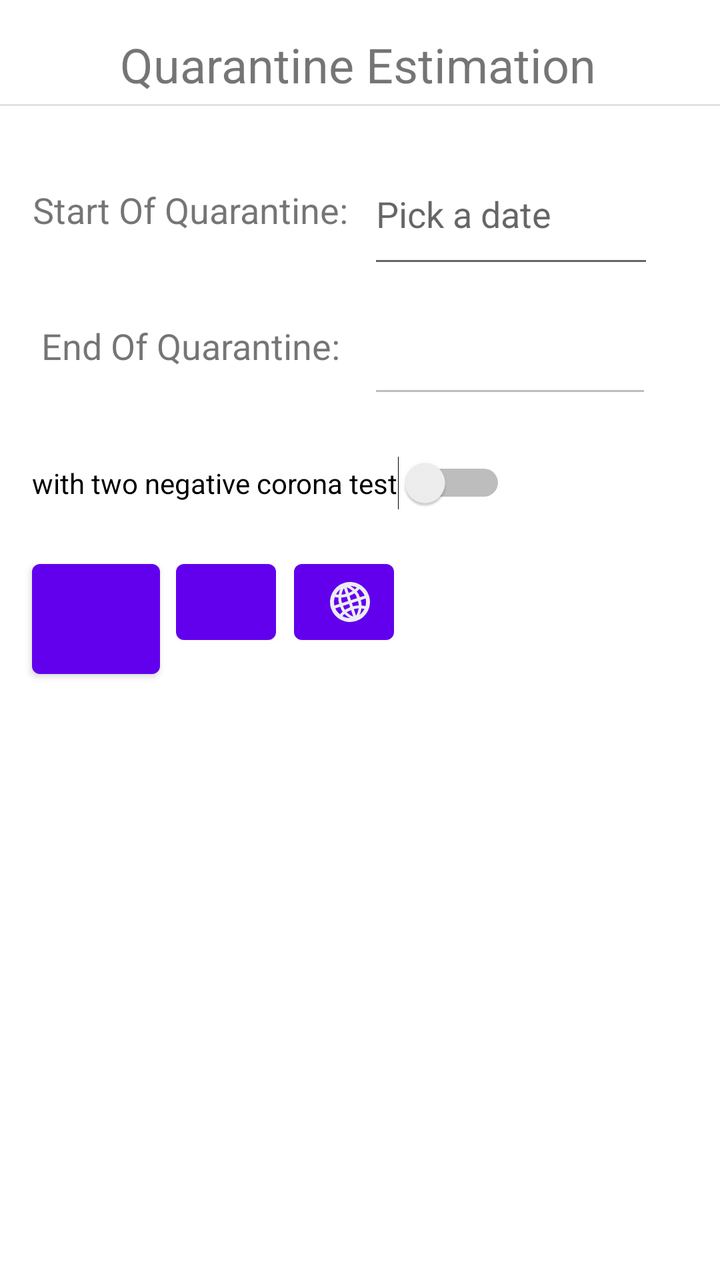
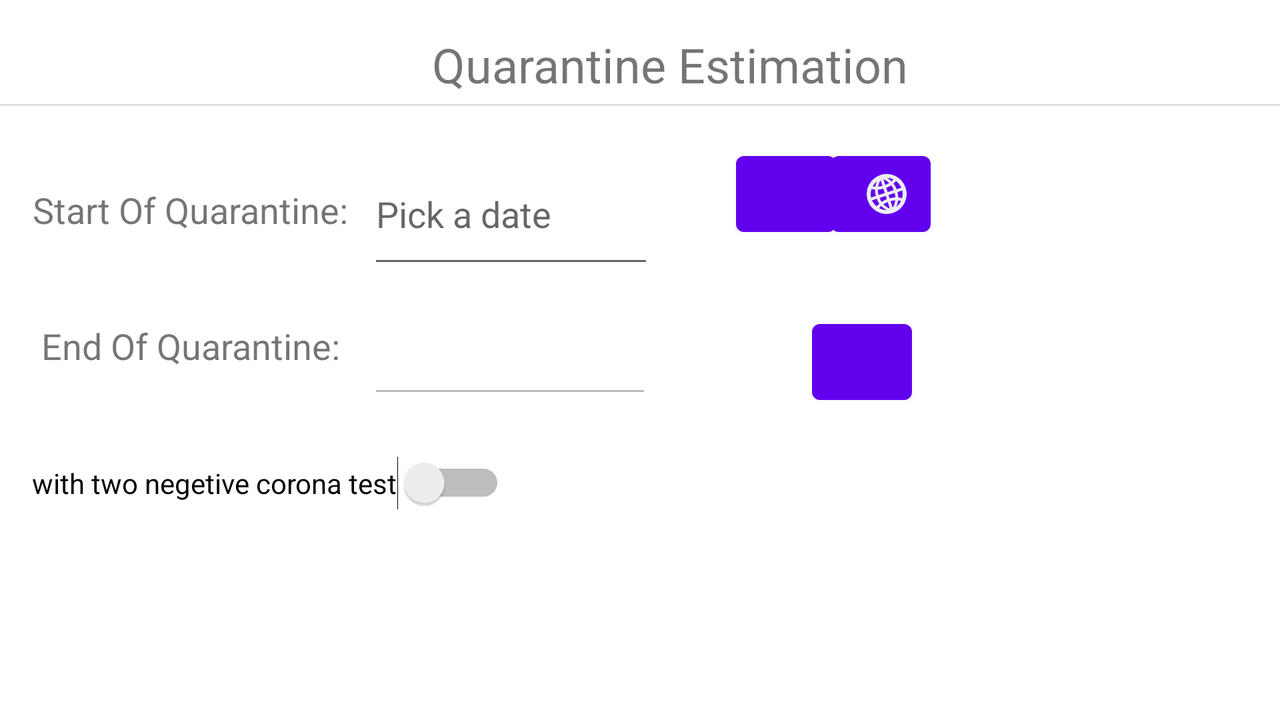

An Android layout and its configuration variant, each rendered on a device that would load it. The default file and the variant file are quoted in full after the pictures.
<!-- AndroidManifest.xml: application theme Theme.FinalProject -->
<!-- res/layout/quarantine_frag.xml -->
<?xml version="1.0" encoding="utf-8"?>
<androidx.constraintlayout.widget.ConstraintLayout xmlns:android="http://schemas.android.com/apk/res/android"
    xmlns:app="http://schemas.android.com/apk/res-auto"
    xmlns:tools="http://schemas.android.com/tools"
    android:id="@+id/quarantineTxt"
    android:layout_width="match_parent"
    android:layout_height="match_parent"
    android:background="#FFFFFF"
    android:clickable="true">


    <TextView
        android:id="@+id/quarantinetTxtHeader2"
        android:layout_width="243dp"
        android:layout_height="36dp"
        android:layout_marginStart="60dp"
        android:layout_marginTop="16dp"
        android:text="@string/quarantineEstimationTxt"
        android:textSize="24sp"
        app:layout_constraintStart_toStartOf="parent"
        app:layout_constraintTop_toTopOf="parent" />

    <View
        android:id="@+id/view"
        android:layout_width="match_parent"
        android:layout_height="1dp"
        android:background="@color/color_two"
        app:layout_constraintEnd_toEndOf="parent"
        app:layout_constraintTop_toBottomOf="@+id/quarantinetTxtHeader2" />

    <EditText
        android:id="@+id/picker"
        android:layout_width="143dp"
        android:layout_height="67dp"
        android:layout_marginStart="184dp"
        android:layout_marginTop="72dp"
        android:ems="10"
        android:hint="@string/pickDateTxt"
        android:inputType="textPersonName"
        app:layout_constraintStart_toStartOf="parent"
        app:layout_constraintTop_toTopOf="parent" />

    <TextView
        android:id="@+id/remainingTimeTxt4"
        android:layout_width="182dp"
        android:layout_height="66dp"
        android:layout_marginStart="4dp"
        android:layout_marginTop="72dp"
        android:gravity="center_horizontal|center_vertical"
        android:text="@string/startOfQuarantineTxt"
        android:textSize="18sp"
        app:layout_constraintStart_toStartOf="parent"
        app:layout_constraintTop_toTopOf="parent" />

    <TextView
        android:id="@+id/quarantinetTxtHeader"
        android:layout_width="243dp"
        android:layout_height="36dp"
        android:layout_marginStart="60dp"
        android:layout_marginTop="356dp"
        android:gravity="center_horizontal|center_vertical"
        android:textSize="24sp"
        app:layout_constraintStart_toStartOf="parent"
        app:layout_constraintTop_toTopOf="parent" />

    <TextView
        android:id="@+id/remainingTimeTxt"
        android:layout_width="182dp"
        android:layout_height="66dp"
        android:layout_marginStart="4dp"
        android:layout_marginTop="140dp"
        android:gravity="center_horizontal|center_vertical"
        android:text="@string/endOfQuarantineTxt"
        android:textSize="18sp"
        app:layout_constraintStart_toStartOf="parent"
        app:layout_constraintTop_toTopOf="parent" />

    <EditText
        android:id="@+id/editTextDate"
        android:layout_width="142dp"
        android:layout_height="64dp"
        android:layout_marginStart="184dp"
        android:layout_marginTop="140dp"
        android:ems="10"
        android:enabled="false"
        android:inputType="none"
        app:layout_constraintStart_toStartOf="parent"
        app:layout_constraintTop_toTopOf="parent" />

    <Switch
        android:id="@+id/switchCoronaTest"
        android:layout_width="wrap_content"
        android:layout_height="wrap_content"
        android:layout_marginStart="16dp"
        android:layout_marginTop="228dp"
        android:text="@string/switchCoronaTestTxt"
        app:layout_constraintStart_toStartOf="parent"
        app:layout_constraintTop_toTopOf="parent" />

    <Button
        android:id="@+id/clearBtn"
        android:layout_width="64dp"
        android:layout_height="67dp"
        android:layout_marginStart="16dp"
        android:layout_marginTop="276dp"
        android:textColor="@color/color_white"
        app:icon="@drawable/ic_delete"
        app:iconTint="@color/color_white"
        app:layout_constraintStart_toStartOf="parent"
        app:layout_constraintTop_toTopOf="parent" />

    <Button
        android:id="@+id/callToReportButton"
        android:layout_width="50dp"
        android:layout_height="50dp"
        android:layout_marginStart="88dp"
        android:layout_marginTop="276dp"
        android:textColor="@color/color_white"
        app:icon="@drawable/ic_baseline_phone_24"
        app:iconTint="@color/color_white"
        app:layout_constraintStart_toStartOf="parent"
        app:layout_constraintTop_toTopOf="parent" />

    <Button
        android:id="@+id/reportOnSiteButton"
        android:layout_width="50dp"
        android:layout_height="50dp"
        android:layout_marginTop="276dp"
        android:layout_marginEnd="160dp"
        android:textColor="@color/color_white"
        android:textColorLink="#FFFFFF"
        app:icon="@drawable/globe"
        app:iconTint="@color/color_white"
        app:layout_constraintEnd_toEndOf="parent"
        app:layout_constraintHorizontal_bias="0.761"
        app:layout_constraintStart_toEndOf="@+id/callToReportButton"
        app:layout_constraintTop_toTopOf="parent" />

</androidx.constraintlayout.widget.ConstraintLayout>
<!-- resources referenced by this layout -->
<resources>
  <color name="color_two">#E3E0E0</color>
  <color name="color_white">#ededf2</color>
  <!-- drawable globe (drawable) -->
  <vector xmlns:android="http://schemas.android.com/apk/res/android"
      android:width="24dp"
      android:height="24dp"
      android:viewportWidth="24.0"
      android:viewportHeight="24.0">
      <path
          android:pathData="M8.91,2.49a10,10 0,1 0,12.6 6.42A10,10 0,0 0,8.91 2.49ZM14.47,19.61A8,8 0,1 1,19.61 9.53,8 8,0 0,1 14.47,19.61Z"
          android:fillColor="#000000"/>
      <path
          android:pathData="M3.35,7.45s2.5,1.82 7.26,0.27 5.71,-4.49 5.71,-4.49l1.11,1.22s-1.61,3.15 -6.36,4.7 -7.91,-0.06 -7.91,-0.06Z"
          android:fillColor="#000000"/>
      <path
          android:pathData="M7.52,20.29s1,-2.94 5.71,-4.49 7.26,0.27 7.26,0.27l0.18,-1.64s-3.15,-1.61 -7.91,-0.06 -6.36,4.7 -6.36,4.7Z"
          android:fillColor="#000000"/>
      <path
          android:pathData="M3.97,13.82l15.6,-5.07l0.46,1.43l-6.81,2.21l-8.79,2.86l-0.46,-1.43z"
          android:fillColor="#000000"/>
      <path
          android:pathData="M15.8,10.76A9.77,9.77 0,0 0,9.48 4.26l1.25,-1a11.16,11.16 0,0 1,6.49 7,11.16 11.16,0 0,1 -1.12,9.51l-1.6,-0.07A9.77,9.77 0,0 0,15.8 10.76Z"
          android:fillColor="#000000"/>
      <path
          android:pathData="M8.2,13.24a9.77,9.77 0,0 1,1.29 -9l-1.6,-0.07A11.16,11.16 0,0 0,6.77 13.7a11.16,11.16 0,0 0,6.49 7l1.25,-1A9.77,9.77 0,0 1,8.2 13.24Z"
          android:fillColor="#000000"/>
      <path
          android:pathData="M8.754,4.438l1.427,-0.464l5.068,15.597l-1.427,0.464z"
          android:fillColor="#000000"/>
  </vector>
  <string name="endOfQuarantineTxt">End Of Quarantine:</string>
  <string name="pickDateTxt">Pick a date</string>
  <string name="quarantineEstimationTxt">Quarantine Estimation</string>
  <string name="startOfQuarantineTxt">Start Of Quarantine:</string>
  <string name="switchCoronaTestTxt">with two negative corona test</string>
  <style name="Theme.FinalProject" parent="Theme.MaterialComponents.DayNight.DarkActionBar">
          
          <item name="colorPrimary">@color/purple_500</item>
          <item name="colorPrimaryVariant">@color/purple_700</item>
          <item name="colorOnPrimary">@color/white</item>
          
          <item name="colorSecondary">@color/teal_200</item>
          <item name="colorSecondaryVariant">@color/teal_700</item>
          <item name="colorOnSecondary">@color/black</item>
          
          <item name="android:statusBarColor" tools:targetApi="l">?attr/colorPrimaryVariant</item>
          
      </style>
  <color name="purple_500">#FF6200EE</color>
  <color name="purple_700">#FF3700B3</color>
  <color name="white">#71CCE6</color>
  <color name="teal_200">#FF03DAC5</color>
  <color name="teal_700">#FF018786</color>
  <color name="black">#FF000000</color>
</resources>
<!-- res/layout-land/quarantine_frag.xml (the repository's variant of the layout above) -->
<!-- drawn on the phone turned sideways -->
<?xml version="1.0" encoding="utf-8"?>
<androidx.constraintlayout.widget.ConstraintLayout xmlns:android="http://schemas.android.com/apk/res/android"
    xmlns:app="http://schemas.android.com/apk/res-auto"
    xmlns:tools="http://schemas.android.com/tools"
    android:id="@+id/quarantineTxt"
    android:layout_width="match_parent"
    android:layout_height="match_parent"
    android:background="#FFFFFF"
    android:clickable="true">


    <View
        android:id="@+id/view2"
        android:layout_width="match_parent"
        android:layout_height="1dp"
        android:background="@color/color_two"
        app:layout_constraintEnd_toEndOf="parent"
        app:layout_constraintTop_toBottomOf="@+id/quarantinetTxtHeader2" />

    <TextView
        android:id="@+id/quarantinetTxtHeader2"
        android:layout_width="243dp"
        android:layout_height="36dp"
        android:layout_marginStart="216dp"
        android:layout_marginTop="16dp"
        android:text="Quarantine Estimation"
        android:textSize="24sp"
        app:layout_constraintStart_toStartOf="parent"
        app:layout_constraintTop_toTopOf="parent" />

    <EditText
        android:id="@+id/picker"
        android:layout_width="143dp"
        android:layout_height="67dp"
        android:layout_marginStart="184dp"
        android:layout_marginTop="72dp"
        android:ems="10"
        android:hint="Pick a date"
        android:inputType="textPersonName"
        app:layout_constraintStart_toStartOf="parent"
        app:layout_constraintTop_toTopOf="parent" />

    <TextView
        android:id="@+id/remainingTimeTxt4"
        android:layout_width="182dp"
        android:layout_height="66dp"
        android:layout_marginStart="4dp"
        android:layout_marginTop="72dp"
        android:gravity="center_horizontal|center_vertical"
        android:text="Start Of Quarantine:"
        android:textSize="18sp"
        app:layout_constraintStart_toStartOf="parent"
        app:layout_constraintTop_toTopOf="parent" />

    <TextView
        android:id="@+id/quarantinetTxtHeader"
        android:layout_width="243dp"
        android:layout_height="36dp"
        android:layout_marginStart="288dp"
        android:layout_marginTop="228dp"
        android:gravity="center_horizontal|center_vertical"
        android:textSize="24sp"
        app:layout_constraintStart_toStartOf="parent"
        app:layout_constraintTop_toTopOf="parent" />

    <TextView
        android:id="@+id/remainingTimeTxt"
        android:layout_width="182dp"
        android:layout_height="66dp"
        android:layout_marginStart="4dp"
        android:layout_marginTop="140dp"
        android:gravity="center_horizontal|center_vertical"
        android:text="End Of Quarantine:"
        android:textSize="18sp"
        app:layout_constraintStart_toStartOf="parent"
        app:layout_constraintTop_toTopOf="parent" />

    <EditText
        android:id="@+id/editTextDate"
        android:layout_width="142dp"
        android:layout_height="64dp"
        android:layout_marginStart="184dp"
        android:layout_marginTop="140dp"
        android:ems="10"
        android:enabled="false"
        android:inputType="none"
        app:layout_constraintStart_toStartOf="parent"
        app:layout_constraintTop_toTopOf="parent" />

    <Switch
        android:id="@+id/switchCoronaTest"
        android:layout_width="wrap_content"
        android:layout_height="wrap_content"
        android:layout_marginStart="16dp"
        android:layout_marginTop="228dp"
        android:text="with two negetive corona test"
        app:layout_constraintStart_toStartOf="parent"
        app:layout_constraintTop_toTopOf="parent" />

    <Button
        android:id="@+id/clearBtn"
        android:layout_width="50dp"
        android:layout_height="50dp"
        android:layout_marginStart="80dp"
        android:layout_marginBottom="22dp"
        android:textColor="@color/color_white"
        app:icon="@drawable/ic_delete"
        app:iconTint="@color/color_white"
        app:layout_constraintBottom_toTopOf="@+id/quarantinetTxtHeader"
        app:layout_constraintStart_toEndOf="@+id/editTextDate"
        app:layout_constraintTop_toBottomOf="@+id/callToReportButton"
        app:layout_constraintVertical_bias="1.0"
        app:rippleColor="@color/color_white" />

    <Button
        android:id="@+id/callToReportButton"
        android:layout_width="50dp"
        android:layout_height="50dp"
        android:layout_marginStart="368dp"
        android:layout_marginTop="72dp"
        android:textColor="@color/color_white"
        app:icon="@drawable/ic_baseline_phone_24"
        app:iconTint="@color/color_white"
        app:layout_constraintStart_toStartOf="parent"
        app:layout_constraintTop_toTopOf="parent" />

    <Button
        android:id="@+id/reportOnSiteButton"
        android:layout_width="50dp"
        android:layout_height="50dp"
        android:layout_marginTop="72dp"
        android:layout_marginEnd="180dp"
        android:textColor="@color/color_white"
        android:textColorLink="#FFFFFF"
        app:icon="@drawable/globe"
        app:iconTint="@color/color_white"
        app:layout_constraintEnd_toEndOf="parent"
        app:layout_constraintHorizontal_bias="0.373"
        app:layout_constraintStart_toEndOf="@+id/callToReportButton"
        app:layout_constraintTop_toTopOf="parent" />

</androidx.constraintlayout.widget.ConstraintLayout>
<!-- resources referenced by the variant -->
<!-- as the phone turned sideways resolves them -->
<resources>
  <color name="color_two">#E3E0E0</color>
  <color name="color_white">#ededf2</color>
  <!-- drawable globe (drawable) -->
  <vector xmlns:android="http://schemas.android.com/apk/res/android"
      android:width="24dp"
      android:height="24dp"
      android:viewportWidth="24.0"
      android:viewportHeight="24.0">
      <path
          android:pathData="M8.91,2.49a10,10 0,1 0,12.6 6.42A10,10 0,0 0,8.91 2.49ZM14.47,19.61A8,8 0,1 1,19.61 9.53,8 8,0 0,1 14.47,19.61Z"
          android:fillColor="#000000"/>
      <path
          android:pathData="M3.35,7.45s2.5,1.82 7.26,0.27 5.71,-4.49 5.71,-4.49l1.11,1.22s-1.61,3.15 -6.36,4.7 -7.91,-0.06 -7.91,-0.06Z"
          android:fillColor="#000000"/>
      <path
          android:pathData="M7.52,20.29s1,-2.94 5.71,-4.49 7.26,0.27 7.26,0.27l0.18,-1.64s-3.15,-1.61 -7.91,-0.06 -6.36,4.7 -6.36,4.7Z"
          android:fillColor="#000000"/>
      <path
          android:pathData="M3.97,13.82l15.6,-5.07l0.46,1.43l-6.81,2.21l-8.79,2.86l-0.46,-1.43z"
          android:fillColor="#000000"/>
      <path
          android:pathData="M15.8,10.76A9.77,9.77 0,0 0,9.48 4.26l1.25,-1a11.16,11.16 0,0 1,6.49 7,11.16 11.16,0 0,1 -1.12,9.51l-1.6,-0.07A9.77,9.77 0,0 0,15.8 10.76Z"
          android:fillColor="#000000"/>
      <path
          android:pathData="M8.2,13.24a9.77,9.77 0,0 1,1.29 -9l-1.6,-0.07A11.16,11.16 0,0 0,6.77 13.7a11.16,11.16 0,0 0,6.49 7l1.25,-1A9.77,9.77 0,0 1,8.2 13.24Z"
          android:fillColor="#000000"/>
      <path
          android:pathData="M8.754,4.438l1.427,-0.464l5.068,15.597l-1.427,0.464z"
          android:fillColor="#000000"/>
  </vector>
  <style name="Theme.FinalProject" parent="Theme.MaterialComponents.DayNight.DarkActionBar">
          
          <item name="colorPrimary">@color/purple_500</item>
          <item name="colorPrimaryVariant">@color/purple_700</item>
          <item name="colorOnPrimary">@color/white</item>
          
          <item name="colorSecondary">@color/teal_200</item>
          <item name="colorSecondaryVariant">@color/teal_700</item>
          <item name="colorOnSecondary">@color/black</item>
          
          <item name="android:statusBarColor" tools:targetApi="l">?attr/colorPrimaryVariant</item>
          
      </style>
  <color name="purple_500">#FF6200EE</color>
  <color name="purple_700">#FF3700B3</color>
  <color name="white">#71CCE6</color>
  <color name="teal_200">#FF03DAC5</color>
  <color name="teal_700">#FF018786</color>
  <color name="black">#FF000000</color>
</resources>
